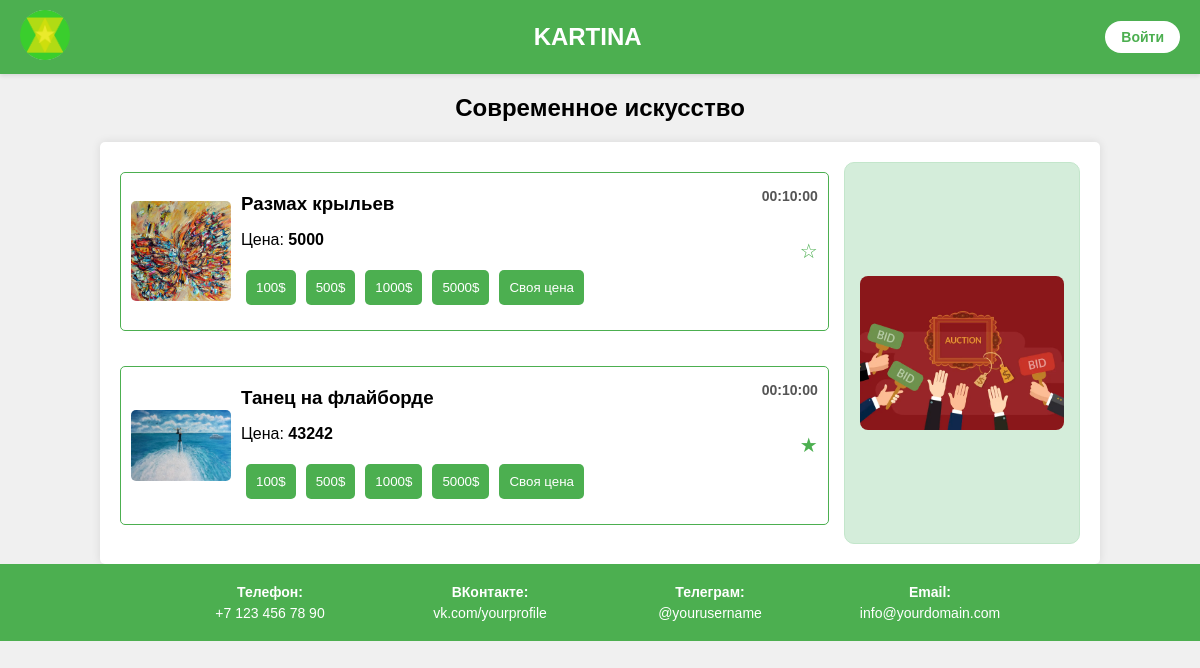
Page /modern_art on the earlier database version.
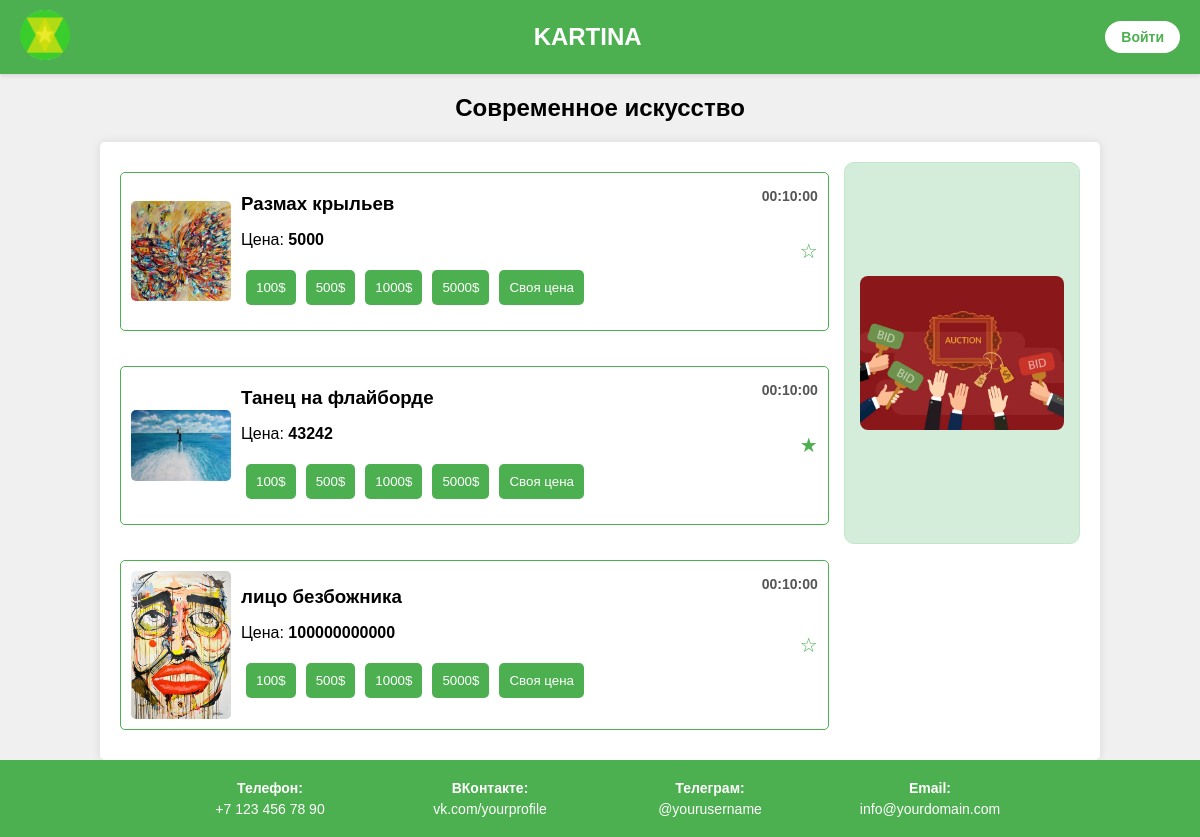
Same page on the later database version.
### main/models.py (models this page shows, shortened)
class modern_picture(models.Model):
    title = models.CharField('Название картины', max_length=50)
    price = models.IntegerField(default=0)
    picture = models.ImageField(upload_to='')

### main/views.py (the view)
# urls.py: path('modern_art', views.modern_art),
def modern_art(request):
    modern_pic = modern_picture.objects.all()
    favorites = favorites_picture.objects.filter(
        picture_type='modern',
        original_id__in=modern_pic.values_list('id', flat=True)
    )
    favorite_ids_dict = {fav.original_id: fav.id for fav in favorites}
    return render(request, 'main/Sovrem_iscusstvo.html', {
        'modern_pic': modern_pic,
        'favorite_ids_dict': favorite_ids_dict
    })

### main/views.py (called while the page is built)
@register.filter
def get_item(dictionary, key):
    return dictionary.get(key)

### main/templates/main/Sovrem_iscusstvo.html (shortened to what this page needs)
<!DOCTYPE html>
<html lang="ru">
<head>
    <link rel="stylesheet" href="/media/styles.css">
</head>
<div class="header">
    <div class="logo">
        <a href="/">
            <img src="/media/logo.png" alt="Логотип">
        </a>
    </div>
    <div class="title">KARTINA</div>
    <div>
        {% if user.is_authenticated %}
            <a href="/favorites" class="nav-button">Избранное</a>
            <a href="/my_picture" class="nav-button">Мои картины</a>
            <a href="/logout" class="nav-button">Выйти</a>
        {% else %}
            <a href="login" class="nav-button">Войти</a>
        {% endif %}
    </div>
</div>
    <h2 style="text-align: center; margin-top: 20px;">Современное искусство</h2>
    <div class="container">
        <div class="main-content list">
            {% for el in modern_pic %}
                <div class="artwork">
                    <img src="{{ el.picture.url }}" alt="{{ el.title }}">
                    <div>
                        <h3>{{ el.title }}</h3>
                        <p>Цена: <span class="price">{{ el.price }}</span></p>
                        <div class="price-buttons">
                            <button onclick="setCustomPrice(100, this)">100$</button>
                            <button onclick="setCustomPrice(500, this)">500$</button>
                            <button onclick="setCustomPrice(1000, this)">1000$</button>
                            <button onclick="setCustomPrice(5000, this)">5000$</button>
                            <button onclick="showCustomPrice(this)">Своя цена</button>
                        </div>
                    </div>
                    <div class="favorite"
                         onclick="toggleFavorite(this, {{ el.id }}, 'modern')"
                         {% if el.id in favorite_ids_dict %}
                         data-favorite-id="{{ favorite_ids_dict|get_item:el.id }}"
                         {% endif %}>
                        {% if el.id in favorite_ids_dict %}★{% else %}☆{% endif %}
                    </div>
                    <div class="timer">00:10:00</div>
                </div>
            {% endfor %}
        </div>
        <div class="sidebar">
            <div class="advertisement">
                <img src="/media/auction-art.png" alt="Реклама аукциона картин">
            </div>
        </div>
    </div>
    <div class="footer">
    <div class="contact-item">
        <strong>Телефон:</strong> <span>+7 123 456 78 90</span>
    </div>
    <div class="contact-item">
        <strong>ВКонтакте:</strong> <a href="https://vk.com/yourprofile" style="color: white; text-decoration: none;">vk.com/yourprofile</a>
    </div>
    <div class="contact-item">
        <strong>Телеграм:</strong> <a href="https://t.me/yourusername" style="color: white; text-decoration: none;">@yourusername</a>
    </div>
    <div class="contact-item">
        <strong>Email:</strong> <a href="mailto:info@yourdomain.com" style="color: white; text-decoration: none;">info@yourdomain.com</a>
    </div>
</body>
</html>

Differences in the rows shown:
added modern_picture: picture (picture), title "лицо безбожника", price "100000000000"
